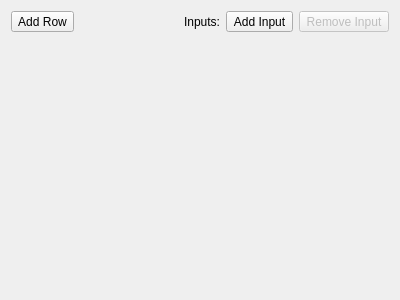
<?xml version="1.0" encoding="UTF-8"?>
<ui version="4.0">
 <class>Comparator</class>
 <widget class="QWidget" name="Comparator">
  <property name="geometry">
   <rect>
    <x>0</x>
    <y>0</y>
    <width>400</width>
    <height>300</height>
   </rect>
  </property>
  <property name="windowTitle">
   <string/>
  </property>
  <layout class="QVBoxLayout" name="verticalLayout_2">
   <item>
    <widget class="QWidget" name="widget" native="true">
     <layout class="QHBoxLayout" name="horizontalLayout">
      <property name="margin">
       <number>0</number>
      </property>
      <item>
       <widget class="QToolButton" name="add_row">
        <property name="text">
         <string>Add Row</string>
        </property>
        <property name="toolButtonStyle">
         <enum>Qt::ToolButtonTextBesideIcon</enum>
        </property>
       </widget>
      </item>
      <item>
       <spacer name="horizontalSpacer">
        <property name="orientation">
         <enum>Qt::Horizontal</enum>
        </property>
        <property name="sizeHint" stdset="0">
         <size>
          <width>40</width>
          <height>20</height>
         </size>
        </property>
       </spacer>
      </item>
      <item>
       <widget class="QLabel" name="label">
        <property name="text">
         <string>Inputs:</string>
        </property>
       </widget>
      </item>
      <item>
       <widget class="QToolButton" name="add_input">
        <property name="toolTip">
         <string>Add Input</string>
        </property>
        <property name="text">
         <string>Add Input</string>
        </property>
       </widget>
      </item>
      <item>
       <widget class="QToolButton" name="remove_input">
        <property name="enabled">
         <bool>false</bool>
        </property>
        <property name="toolTip">
         <string>Remove Input</string>
        </property>
        <property name="text">
         <string>Remove Input</string>
        </property>
       </widget>
      </item>
     </layout>
    </widget>
   </item>
   <item>
    <widget class="QWidget" name="lines" native="true">
     <layout class="QVBoxLayout" name="verticalLayout">
      <property name="margin">
       <number>0</number>
      </property>
      <item>
       <widget class="ComparatorLine" name="first_line" native="true"/>
      </item>
      <item>
       <spacer name="verticalSpacer">
        <property name="orientation">
         <enum>Qt::Vertical</enum>
        </property>
        <property name="sizeHint" stdset="0">
         <size>
          <width>20</width>
          <height>247</height>
         </size>
        </property>
       </spacer>
      </item>
     </layout>
    </widget>
   </item>
  </layout>
 </widget>
 <customwidgets>
  <customwidget>
   <class>ComparatorLine</class>
   <extends>QWidget</extends>
   <header>core/ComparatorLine.h</header>
   <container>1</container>
  </customwidget>
 </customwidgets>
 <resources/>
 <connections/>
</ui>
